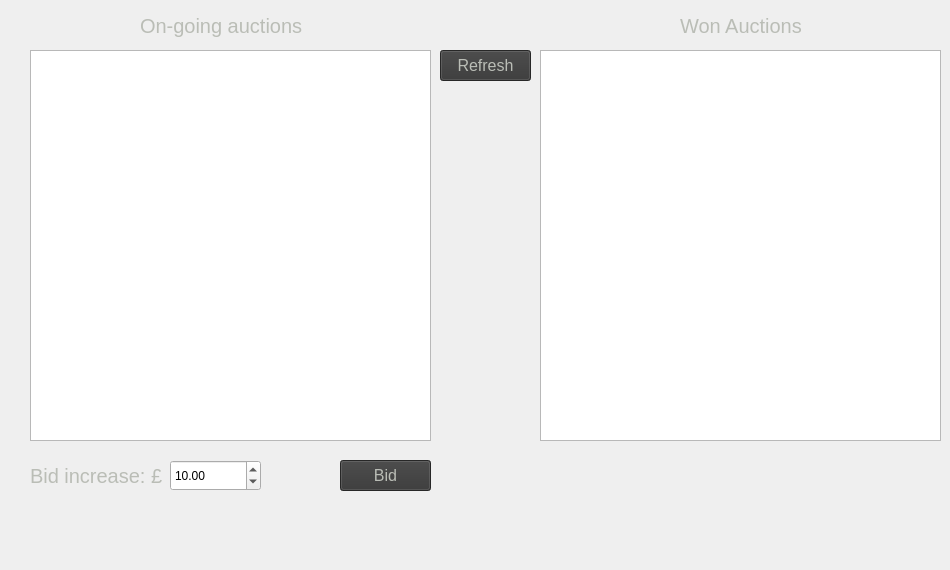
     <widget class="QWidget" name="tbDriverOrders">
      <attribute name="title">
       <string>Bidding</string>
      </attribute>
      <widget class="QListWidget" name="lwDriverOngoingAuctions">
       <property name="geometry">
        <rect>
         <x>30</x>
         <y>50</y>
         <width>401</width>
         <height>391</height>
        </rect>
       </property>
       <property name="styleSheet">
        <string notr="true">color: rgb(186, 189, 182); 
font-size: 18px</string>
       </property>
      </widget>
      <widget class="QLabel" name="lblDriverOngoingAuctionsInfo">
       <property name="geometry">
        <rect>
         <x>30</x>
         <y>500</y>
         <width>401</width>
         <height>61</height>
        </rect>
       </property>
       <property name="styleSheet">
        <string notr="true">color: rgb(186, 189, 182); 
font-size: 16px</string>
       </property>
       <property name="text">
        <string/>
       </property>
       <property name="alignment">
        <set>Qt::AlignCenter</set>
       </property>
       <property name="wordWrap">
        <bool>true</bool>
       </property>
      </widget>
      <widget class="QLabel" name="label_21">
       <property name="geometry">
        <rect>
         <x>30</x>
         <y>460</y>
         <width>141</width>
         <height>31</height>
        </rect>
       </property>
       <property name="styleSheet">
        <string notr="true">color: rgb(186, 189, 182); 
font-size: 20px</string>
       </property>
       <property name="text">
        <string>Bid increase: £</string>
       </property>
      </widget>
      <widget class="QPushButton" name="btnDriverBiddingRefresh">
       <property name="geometry">
        <rect>
         <x>440</x>
         <y>50</y>
         <width>91</width>
         <height>31</height>
        </rect>
       </property>
       <property name="styleSheet">
        <string notr="true">background-color: rgb(54, 54, 54);
font: 16px;
color: rgb(186, 189, 182);</string>
       </property>
       <property name="text">
        <string>Refresh</string>
       </property>
      </widget>
      <widget class="QPushButton" name="btnDriverBid">
       <property name="geometry">
        <rect>
         <x>340</x>
         <y>460</y>
         <width>91</width>
         <height>31</height>
        </rect>
       </property>
       <property name="styleSheet">
        <string notr="true">background-color: rgb(54, 54, 54);
font: 16px;
color: rgb(186, 189, 182);</string>
       </property>
       <property name="text">
        <string>Bid</string>
       </property>
      </widget>
      <widget class="QLabel" name="label_22">
       <property name="geometry">
        <rect>
         <x>140</x>
         <y>10</y>
         <width>171</width>
         <height>31</height>
        </rect>
       </property>
       <property name="styleSheet">
        <string notr="true">color: rgb(186, 189, 182); 
font-size: 20px</string>
       </property>
       <property name="text">
        <string>On-going auctions</string>
       </property>
      </widget>
      <widget class="QDoubleSpinBox" name="dsbxDriverBidAmount">
       <property name="geometry">
        <rect>
         <x>170</x>
         <y>460</y>
         <width>91</width>
         <height>31</height>
        </rect>
       </property>
       <property name="minimum">
        <double>1.000000000000000</double>
       </property>
       <property name="maximum">
        <double>99999.000000000000000</double>
       </property>
       <property name="value">
        <double>10.000000000000000</double>
       </property>
      </widget>
      <widget class="QListWidget" name="lwDriverWonAuctions">
       <property name="geometry">
        <rect>
         <x>540</x>
         <y>50</y>
         <width>401</width>
         <height>391</height>
        </rect>
       </property>
       <property name="styleSheet">
        <string notr="true">color: rgb(186, 189, 182); 
font-size: 18px</string>
       </property>
      </widget>
      <widget class="QLabel" name="label_59">
       <property name="geometry">
        <rect>
         <x>680</x>
         <y>10</y>
         <width>131</width>
         <height>31</height>
        </rect>
       </property>
       <property name="styleSheet">
        <string notr="true">color: rgb(186, 189, 182); 
font-size: 20px</string>
       </property>
       <property name="text">
        <string>Won Auctions</string>
       </property>
      </widget>
      <widget class="QLabel" name="lblDriverWonAuctionsInfo">
       <property name="geometry">
        <rect>
         <x>540</x>
         <y>500</y>
         <width>401</width>
         <height>61</height>
        </rect>
       </property>
       <property name="styleSheet">
        <string notr="true">color: rgb(186, 189, 182); 
font-size: 16px</string>
       </property>
       <property name="text">
        <string/>
       </property>
       <property name="alignment">
        <set>Qt::AlignCenter</set>
       </property>
       <property name="wordWrap">
        <bool>true</bool>
       </property>
      </widget>
     </widget>
